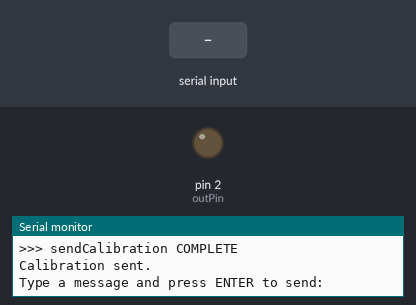
Recording of a sketch running on a simulated Arduino Uno, built with avr-gcc and run on an emulated ATmega328P. Parts: output pins drawn as LEDs (lit = HIGH), the last lines printed to the serial monitor. The inputs (shaded band) are chosen by the test bench.

Above: at 1.8 s.
1.9 s: "1\n" received over Serial
At 2.2 s:
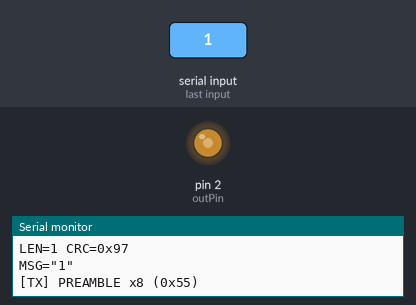
4.9 s: "2\n" received over Serial
At 6.19 s:
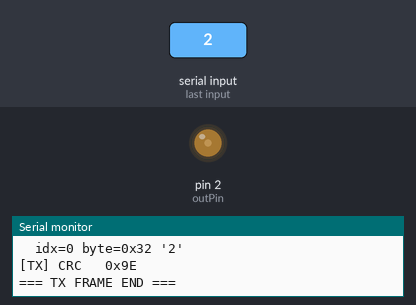
Timing chart, 0 to 7.9 s (numbered marks = the images above; inputs shaded):
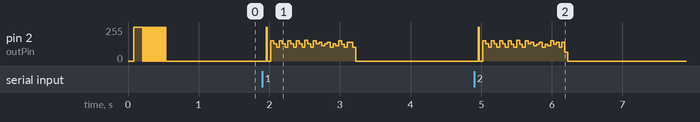

The sketch:

lifi_sender.ino
```cpp
#include "inc/SendCalibration.h"
#include "inc/sendSentence.h"

const int outPin = 2;

void setup() {
  Serial.begin(9600);
  while (!Serial);
  pinMode(outPin, OUTPUT);
  Serial.println("Starting calibration sequence...");

  sendCalibration(outPin);

  Serial.println("Calibration sent.");
  Serial.println("Type a message and press ENTER to send:");
}

void loop() {
  static String userMsg = "";

  // Check if user typed something in Serial Monitor
  if (Serial.available()) {
    char c = Serial.read();

    // End of line → send message
    if (c == '\n' || c == '\r') {
      if (userMsg.length() > 0) {
        Serial.print("Sending message: ");
        Serial.println(userMsg);

        sendSentence(userMsg, outPin);

        Serial.println("Message sent.");
        Serial.println("Type another message:");
        userMsg = ""; // reset for next message
      }
    } else {
      userMsg += c; // accumulate characters
    }
  }
}
```

Bit2String.h
```cpp
#ifndef BIT2STRING_H
#define BIT2STRING_H

#include <Arduino.h>

String Bit2String(const bool *bits, int bitCount);

#endif
```

CRC8.h
```cpp
#pragma once
#include <Arduino.h>
uint8_t crc8_ccitt(const uint8_t* data, size_t len);
```

Debug.h
```cpp
#pragma once

// ---- Debug switches ----
#define DEBUG_TX 1      // 1=enable TX logs
#define DEBUG_RX 1      // 1=enable RX logs
#define DEBUG_LEVEL 1   // 0=min, 1=bytes, 2=bits, 3=half-bits (heavy)

// Multiply bit time during debug so Serial prints fit inside timing
#define DEBUG_SLOWDOWN 4

// Apply slowdown only when debugging that side
inline uint32_t dbg_bit_us_tx(uint32_t bit_us) {
#if DEBUG_TX
  return bit_us * DEBUG_SLOWDOWN;
#else
  return bit_us;
#endif
}
inline uint32_t dbg_bit_us_rx(uint32_t bit_us) {
#if DEBUG_RX
  return bit_us * DEBUG_SLOWDOWN;
#else
  return bit_us;
#endif
}
```

Framing.h
```cpp
#ifndef FRAMING_H
#define FRAMING_H

#include <Arduino.h>

// Adds a 1-bit at start and end to make a frame
// inputBits: array of input bits (12 from Hamming)
// outBits: output array (14 bits total)
int addFraming(const bool *inputBits, bool *outBits);

#endif
```

Hamming8.h
```cpp
#ifndef HAMMING8_H
#define HAMMING8_H

#include <Arduino.h>

// Encode 8 data bits into 12-bit Hamming(12,8)
void encodeHamming8(const bool dataBits[8], bool outBits[12]);

bool decodeHamming8(bool codeword[12], bool dataBits[8]);

#endif
```

Manchester.h
```cpp
#pragma once
#include <Arduino.h>

// Logical '1' = HIGH->LOW mid-bit; Logical '0' = LOW->HIGH mid-bit (IEEE 802.3 style)
struct ManchConfig {
  uint32_t bit_us;   // total bit time in microseconds
  uint8_t  osr;      // samples per half-bit on RX (e.g., 5-9)
};

void manchSendBit(bool bit, int outPin, const ManchConfig& cfg, uint32_t& t_next);
void manchSendByte(uint8_t b, int outPin, const ManchConfig& cfg, uint32_t& t_next);
bool manchRXHalfbitLevel(int analogPin, int threshold, uint8_t osr);
bool manchDecodeBit(bool firstHalfLevel, bool secondHalfLevel, bool& outBit);
```

SendBit.h
```cpp
#ifndef SENDBIT_H
#define SENDBIT_H

#include <Arduino.h>

void sendBits(bool *bits, int length, unsigned int bitDelayMicros, int outPin);

#endif
```

SendCalibration.h
```cpp
#ifndef SENDCALIBRATION_H
#define SENDCALIBRATION_H

#include <Arduino.h>

void sendCalibration(int outPin);

#endif
```

String2Bit.h
```cpp
#ifndef STRING2BIT_H
#define STRING2BIT_H

#include <Arduino.h>
int String2Bit(const String &input, bool *bits);

#endif
```

calibrate.h
```cpp
#ifndef CALIBRATE_H
#define CALIBRATE_H

void calibrate();

#endif
```

prepare.h
```cpp
#ifndef PREPARE_H
#define PREPARE_H

void prepareData();

#endif
```

sendSentence.h
```cpp
#ifndef SENDSENTENCE_H
#define SENDSENTENCE_H

#include <Arduino.h>

void sendSentence(const String &msg, int outPin);

#endif
```

sendbyte.h
```cpp
#ifndef SENDBYTE_H
#define SENDBYTE_H

#include <Arduino.h>

byte sendByte(byte data);

#endif
```

sendcheck.h
```cpp
#ifndef SENDCHECK_H
#define SENDCHECK_H

void sendAndCheck();

#endif
```

Bit2String.cpp
```cpp
#include <Arduino.h>
#include "../inc/Bit2String.h"

String Bit2String(const bool *bits, int bitCount) {
  String output = "";
  int charCount = bitCount / 8;

  for (int i = 0; i < charCount; i++) {
    char c = 0;
    for (int b = 0; b < 8; b++) {
      c |= (bits[i * 8 + b] ? 1 : 0) << (7 - b);
    }
    output += c;
  }

  return output;
}
```

CRC8.cpp
```cpp
#include "../inc/CRC8.h"

// x^8 + x^2 + x + 1 (0x07), init 0x00
uint8_t crc8_ccitt(const uint8_t* data, size_t len) {
  uint8_t crc = 0x00;
  for (size_t i = 0; i < len; ++i) {
    crc ^= data[i];
    for (uint8_t b = 0; b < 8; ++b) {
      crc = (crc & 0x80) ? (uint8_t)((crc << 1) ^ 0x07) : (uint8_t)(crc << 1);
    }
  }
  return crc;
}
```

Framing.cpp
```cpp
#include "../inc/Framing.h"

int addFraming(const bool *inputBits, bool *outBits) {
  int idx = 0;
  outBits[idx++] = 1;            // Start frame bit
  for (int i = 0; i < 12; i++) {
    outBits[idx++] = inputBits[i];
  }
  outBits[idx++] = 1;            // End frame bit
  return idx;
}
```

Hamming8.cpp
```cpp
#include "../inc/Hamming8.h"

void encodeHamming8(const bool dataBits[8], bool outBits[12]) {
  bool code[13] = {0};

  code[3]  = dataBits[0];
  code[5]  = dataBits[1];
  code[6]  = dataBits[2];
  code[7]  = dataBits[3];
  code[9]  = dataBits[4];
  code[10] = dataBits[5];
  code[11] = dataBits[6];
  code[12] = dataBits[7];

  code[1] = code[3] ^ code[5] ^ code[7] ^ code[9] ^ code[11];
  code[2] = code[3] ^ code[6] ^ code[7] ^ code[10] ^ code[11];
  code[4] = code[5] ^ code[6] ^ code[7] ^ code[12];
  code[8] = code[9] ^ code[10] ^ code[11] ^ code[12];

  for (int i = 0; i < 12; i++) outBits[i] = code[i + 1];
}

bool decodeHamming8(bool codeword[12], bool dataBits[8]) {
  bool code[13];
  for (int i = 0; i < 12; i++) code[i + 1] = codeword[i];

  int p1 = code[1] ^ code[3] ^ code[5] ^ code[7] ^ code[9] ^ code[11];
  int p2 = code[2] ^ code[3] ^ code[6] ^ code[7] ^ code[10] ^ code[11];
  int p4 = code[4] ^ code[5] ^ code[6] ^ code[7] ^ code[12];
  int p8 = code[8] ^ code[9] ^ code[10] ^ code[11] ^ code[12];

  int errorPos = p1 * 1 + p2 * 2 + p4 * 4 + p8 * 8;
  if (errorPos != 0 && errorPos <= 12) {
    code[errorPos] = !code[errorPos]; // Correct error
  }

  dataBits[0] = code[3];
  dataBits[1] = code[5];
  dataBits[2] = code[6];
  dataBits[3] = code[7];
  dataBits[4] = code[9];
  dataBits[5] = code[10];
  dataBits[6] = code[11];
  dataBits[7] = code[12];

  return (errorPos != 0);
}
```

Manchester.cpp
```cpp
#include <Arduino.h>
#include "../inc/Manchester.h"

// Busy-wait to the scheduled time
static inline void wait_until(uint32_t t_target) {
  while ((int32_t)(micros() - t_target) < 0) { /* spin */ }
}

void manchSendBit(bool bit, int outPin, const ManchConfig& cfg, uint32_t& t_next) {
  const uint32_t half = cfg.bit_us >> 1;

  // 1 = HIGH->LOW mid-bit; 0 = LOW->HIGH mid-bit
  if (bit) {
    // first half HIGH
    wait_until(t_next);
    digitalWrite(outPin, HIGH);
    t_next += half;

    // second half LOW
    wait_until(t_next);
    digitalWrite(outPin, LOW);
    t_next += half;
  } else {
    // first half LOW
    wait_until(t_next);
    digitalWrite(outPin, LOW);
    t_next += half;

    // second half HIGH
    wait_until(t_next);
    digitalWrite(outPin, HIGH);
    t_next += half;
  }
}

void manchSendByte(uint8_t b, int outPin, const ManchConfig& cfg, uint32_t& t_next) {
  for (int i = 7; i >= 0; --i) {
    manchSendBit((b >> i) & 0x01, outPin, cfg, t_next);
  }
}

// Returns majority level (true=bright/high, false=dark/low) in this half-bit
bool manchRXHalfbitLevel(int analogPin, int threshold, uint8_t osr) {
  uint8_t votesHigh = 0;
  for (uint8_t i = 0; i < osr; i++) {
    int v = 1024 - analogRead(analogPin);
    if (v > threshold) votesHigh++;
  }
  return votesHigh * 2 >= osr;
}

// Decode by checking that two half-bit levels differ and mapping the direction
bool manchDecodeBit(bool firstHalfLevel, bool secondHalfLevel, bool& outBit) {
  if (firstHalfLevel == secondHalfLevel) {
    return false; // invalid (no transition) → sync lost
  }
  // HIGH->LOW = 1, LOW->HIGH = 0
  outBit = (firstHalfLevel && !secondHalfLevel) ? true : false;
  return true;
}
```

SendBit.cpp
```cpp
#include <Arduino.h>
#include "../inc/SendBit.h"

void sendBits(bool *bits, int length, unsigned int bitDelayMicros, int outPin) {
  Serial.println(">>> sendBits STARTED");
  Serial.print("Sent: ");
  for (int i = 0; i < length; i++) {
    digitalWrite(outPin, bits[i] ? HIGH : LOW);
    Serial.print(bits[i]);
    delayMicroseconds(bitDelayMicros);
  }
  Serial.println();
}
```

SendCalibration.cpp
```cpp
#include <Arduino.h>
#include "../inc/SendCalibration.h"
#include "../inc/SendBit.h"

void sendCalibration(int outPin) {
  Serial.println(F(">>> sendCalibration STARTED"));

  bool preamble[8] = {0, 0, 1, 1, 0, 0, 1, 1,};
  unsigned long preambleDelay = 1000000;

  Serial.println(F("[Preamble] Sending 0,1 pattern for ~3s..."));
  sendBits(preamble, 8, preambleDelay, outPin);
  Serial.println(F("[Preamble] Done."));

  bool calibration[25];
  for (int i = 0; i < 25; i++) {
    calibration[i] = (i % 2 != 0);
  }
//01010101
  Serial.println(F("[Calibration] Sending 24-bit 11001100 pattern with 30ms delay per bit..."));
  sendBits(calibration, 25, 30000, outPin);
  digitalWrite(outPin,0);
  Serial.println(F("[Calibration] Done."));
  Serial.println(F(">>> sendCalibration COMPLETE"));
}
```

String2Bit.cpp
```cpp
#include <Arduino.h>
#include "../inc/String2Bit.h"

int String2Bit(const String &input, bool *bits) {
  int bitCount = input.length() * 8;
  for (int i = 0; i < input.length(); i++) {
    char c = input[i];
    for (int b = 0; b < 8; b++) {
      bits[i * 8 + b] = (c >> (7 - b)) & 0x01;
    }
  }
  return bitCount;
}
```

calibrate.cpp
```cpp
#include <Arduino.h>
#include "../inc/calibrate.h"
#include "../inc/config.h"

void calibrate() {
  int readings1 = 0, count1 = 0;
  int readings0 = 0, count0 = 0;

  Serial.println("=== Running calibrate() ===");

  for (int i = 0; i < calibrationLength; i++) {
    char bit = calibrationData[i];
    bool isOne = (bit == '1');
    digitalWrite(outPin, isOne ? HIGH : LOW);

    delay(calibrationDelay);
    int val = analogRead(sensorPin);
    delay(20);

    Serial.print("Bit ");
    Serial.print(bit);
    Serial.print(" → Reading: ");
    Serial.println(val);

    if (isOne) {
      readings1 += val;
      count1++;
    } else {
      readings0 += val;
      count0++;
    }
  }

  digitalWrite(outPin, LOW);

  float avg1 = count1 > 0 ? (float)readings1 / count1 : 0;
  float avg0 = count0 > 0 ? (float)readings0 / count0 : 0;
  threshold = (avg1 + avg0) / 2.0;

  Serial.print("Average 1: ");
  Serial.print(avg1);
  Serial.print(" | Average 0: ");
  Serial.print(avg0);
  Serial.print(" | Threshold: ");
  Serial.println(threshold);
}
```

prepare.cpp
```cpp
#include <Arduino.h>
#include "../inc/prepare.h"
#include "../inc/config.h"

void prepareData() {
  Serial.println("=== Running prepareData() ===");

  for (int i = 0; i < numExpectedBytes; i++) {
    byte b = 0;
    for (int bit = 0; bit < 8; bit++) {
      int idx = i * 8 + bit;
      if (idx < calibrationLength && calibrationData[idx] == '1') {
        b |= (1 << (7 - bit));
      }
    }
    expectedBytes[i] = b;

  }
}
```

sendSentence.cpp
```cpp
#include <Arduino.h>
#include "../inc/sendSentence.h"
#include "../inc/Manchester.h"
#include "../inc/CRC8.h"
#include "../inc/Debug.h"

static const uint8_t PREAMBLE_BYTE = 0x55; // 01010101
static const uint8_t SYNC1 = 0xD5;
static const uint8_t SYNC2 = 0xAA;

// Your base config; slowdown is applied at runtime when DEBUG_TX=1
static ManchConfig cfg = {
  .bit_us = 12000,
  .osr    = 5
};

void sendSentence(const String &msg, int outPin) {
  pinMode(outPin, OUTPUT);
  digitalWrite(outPin, LOW);

  const uint8_t* data = (const uint8_t*)msg.c_str();
  uint8_t len = (uint8_t)min((size_t)255, msg.length());
  uint8_t crc = crc8_ccitt(data, len);

#if DEBUG_TX
  Serial.println(F("\n=== TX FRAME START ==="));
  Serial.print(F("bit_us=")); Serial.print(dbg_bit_us_tx(cfg.bit_us));
  Serial.print(F(" osr=")); Serial.println(cfg.osr);
  Serial.print(F("LEN=")); Serial.print(len);
  Serial.print(F(" CRC=0x")); if (crc<16) Serial.print('0'); Serial.println(crc, HEX);
  Serial.print(F("MSG=\"")); Serial.print(msg); Serial.println(F("\""));
#endif

  uint32_t t_next = micros() + 2000; // lead-in

  // Preamble
#if DEBUG_TX
  Serial.println(F("[TX] PREAMBLE x8 (0x55)"));
#endif
  for (int i = 0; i < 8; i++) manchSendByte(PREAMBLE_BYTE, outPin, cfg, t_next);

  // Sync
#if DEBUG_TX
  Serial.println(F("[TX] SYNC 0xD5 0xAA"));
#endif
  manchSendByte(SYNC1, outPin, cfg, t_next);
  manchSendByte(SYNC2, outPin, cfg, t_next);

  // Length
#if DEBUG_TX
  Serial.print(F("[TX] LEN  0x"));
  if (len < 16) Serial.print('0'); Serial.println(len, HEX);
#endif
  manchSendByte(len, outPin, cfg, t_next);

  // Payload
#if DEBUG_TX
  Serial.println(F("[TX] PAYLOAD:"));
#endif
  for (uint8_t i = 0; i < len; i++) {
#if DEBUG_TX && (DEBUG_LEVEL >= 1)
    Serial.print(F("  idx=")); Serial.print(i);
    Serial.print(F(" byte=0x")); if (data[i]<16) Serial.print('0'); Serial.print(data[i], HEX);
    Serial.print(F(" '"));
    if (data[i] >= 32 && data[i] < 127) Serial.write(data[i]); else Serial.write('.');
    Serial.println('\'');
#endif
    manchSendByte(data[i], outPin, cfg, t_next);
  }

  // CRC
#if DEBUG_TX
  Serial.print(F("[TX] CRC   0x"));
  if (crc < 16) Serial.print('0'); Serial.println(crc, HEX);
#endif
  manchSendByte(crc, outPin, cfg, t_next);

  digitalWrite(outPin, LOW);

#if DEBUG_TX
  Serial.println(F("=== TX FRAME END ===\n"));
#endif
}
```

sendbyte.cpp
```cpp
#include <Arduino.h>
#include "../inc/sendbyte.h"
#include "../inc/config.h"

byte sendByte(byte data) {
  byte received = 0;

  for (int bit = 7; bit >= 0; bit--) {
    bool bitVal = (data & (1 << bit)) != 0;

    digitalWrite(outPin, bitVal ? HIGH : LOW);
    delayMicroseconds(settleTime);

    int sensorVal = analogRead(sensorPin);
    bool receivedBit = sensorVal > threshold;

    Serial.print("Sent bit: ");
    Serial.print(bitVal);
    Serial.print(" | Sensor: ");
    Serial.print(sensorVal);
    Serial.print(" → ");
    Serial.println(receivedBit);

    received = (received << 1) | (receivedBit ? 1 : 0);
    delayMicroseconds(bitTime - settleTime);
  }

  digitalWrite(outPin, LOW);
  return received;
}
```

sendcheck.cpp
```cpp
#include <Arduino.h>
#include "../inc/sendcheck.h"
#include "../inc/sendbyte.h"
#include "../inc/config.h"

void sendAndCheck() {
  static int byteIndex = 0;
  byte toSend = expectedBytes[byteIndex];
  byte received = sendByte(toSend);

  Serial.print("Sent: 0x");
  Serial.print(toSend, HEX);
  Serial.print(" | Received: 0x");
  Serial.print(received, HEX);

  if (received != toSend) {
    Serial.println("→ ERROR");
    errorBytes++;
  } else {
    Serial.println("→ PASS");
  }

  totalBytes++;
  byteIndex = (byteIndex + 1) % numExpectedBytes;
}
```

config.h
```cpp
#ifndef CONFIG_H
#define CONFIG_H

#include <Arduino.h>

extern const unsigned int calibrationDelay;
extern const char calibrationData[];
extern const int calibrationLength;
extern const int numExpectedBytes;
extern byte expectedBytes[];

extern float threshold;

extern const int outPin;
extern const int sensorPin;

extern const unsigned int bitTime;
extern const unsigned int settleTime;

extern int errorBytes;
extern unsigned long totalBytes;

#endif
```
